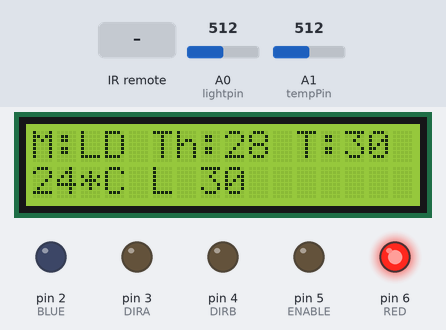
This sketch was run on a simulated Arduino Uno, built with avr-gcc and run on an emulated ATmega328P. On the bench: 16×2 character LCD, output pins drawn as LEDs (lit = HIGH). The inputs (shaded band) are chosen by the test bench; at power-on: A0 (lightpin) = 512, A1 (tempPin) = 512. What the sketch prints to the serial monitor is not drawn.

Above: at 0.1 s.
At 1.2 s:
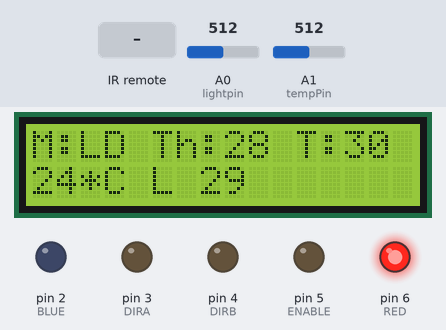
1.3 s: infrared code 0xFF906F received
At 4.7 s:
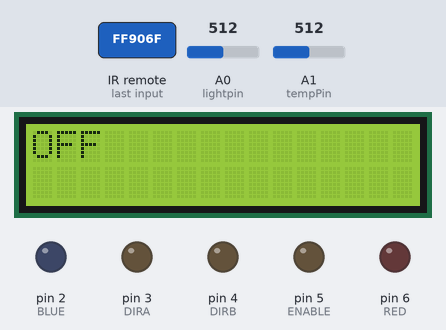
5.0 s: infrared code 0xFFA25D received
6.5 s: infrared code 0xFFE01F received
Timing chart, 0 to 9.5 s (numbered marks = the images above; inputs shaded):
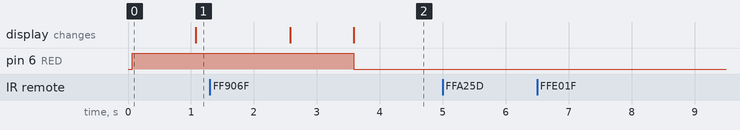

Measured:
- after the input at 1.3 s, pin 6 (RED): HIGH → LOW after 2.3 s
- after the input at 5.0 s, every drawn part: stays the same
- after the input at 6.5 s, every drawn part: stays the same

The sketch:

AutoFan_version3.ino
```cpp
// (licence header left out)
#include <LiquidCrystal.h>
#include <SimpleDHT.h>
#include <IRremote.h>

#define ENABLE 5
#define DIRA 3
#define DIRB 4

#define RED 6
#define BLUE 2

int tempPin = 1;

int receiver = 13; // Signal Pin of IR receiver to Arduino Digital Pin 11
int tempThreshold = 28; // Initial temperature threshold
int timeThreshold = 30; // Initial time threshold in seconds
bool mode = true; // true: LIGHT_DEPENDENT, false: LIGHT_INDEPENDENT
bool systemRunning = true; // System running state
bool autoOffEnabled = true; // Auto-off feature state

unsigned long startTime; // Variable to store the start time

/*-----( Declare objects )-----*/
IRrecv irrecv(receiver);     // create instance of 'irrecv'
decode_results results;      // create instance of 'decode_results'

/*-----( Function )-----*/
void translateIR() // takes action based on IR code received
{
  switch(results.value)
  {
    case 0xFFA25D:
      Serial.println("CH-");
      if (tempThreshold > 20)
        tempThreshold -= 1;
      break;
    case 0xFFE21D:
      Serial.println("CH+");
      if (tempThreshold < 40)
        tempThreshold += 1;
      break;
    case 0xFF629D:
      Serial.println("CH");
      mode = !mode;
      break;
    case 0xFF906F:
      Serial.println("EQ");
      systemRunning = !systemRunning;
      if (systemRunning) {
        startTime = millis(); // Reset the start time when system is turned back on
      }
      break;
    case 0xFFE01F:
      Serial.println("VOL-");
      if (timeThreshold > 10) {
        timeThreshold -= 10;
        startTime = millis(); // Reset the start time when time threshold is changed
      }
      break;
    case 0xFFA857:
      Serial.println("VOL+");
      if (timeThreshold < 60) {
        timeThreshold += 10;
        startTime = millis(); // Reset the start time when time threshold is changed
      }
      break;
    case 0xFFC23D:
      Serial.println("PAUSE");
      autoOffEnabled = !autoOffEnabled;
      startTime = millis(); // Reset the start time when toggling auto-off
      break;
    // other cases...
    default:
      Serial.println(" other button   ");
  }// End Case
  delay(500); // Do not get immediate repeat
} //END translateIR

int lightpin = 0;

// Initializes the library with the numbers of the interface pins
LiquidCrystal lcd(7, 8, 9, 10, 11, 12);

void setup() {
  Serial.begin(9600);
  Serial.println("IR Receiver Button Decode");

  // Sets up the LCD's number of columns and rows:
  lcd.begin(16, 2);

  // Sets pin direction
  pinMode(ENABLE,OUTPUT);
  pinMode(DIRA,OUTPUT);
  pinMode(DIRB,OUTPUT);

  pinMode(RED, OUTPUT);
  pinMode(BLUE, OUTPUT);

  irrecv.enableIRIn(); // Start the receiver

  // Store the start time
  startTime = millis();
}

void colour(int colour) {
  digitalWrite(RED, LOW);
  digitalWrite(BLUE, LOW);
  digitalWrite(colour, HIGH);
}

void stopSystem() {
  systemRunning = false;
}

void loop() {
  // Check if the system is running and the time threshold has passed
  if (systemRunning && autoOffEnabled && millis() - startTime >= timeThreshold * 1000) {
    stopSystem();
  }

  if (!systemRunning) {
    // Stop the system and display OFF
    lcd.clear();
    lcd.setCursor(0, 0);
    lcd.print("OFF");
    digitalWrite(RED, LOW);
    digitalWrite(BLUE, LOW);
    digitalWrite(ENABLE, LOW);
    while (!systemRunning) {
      // Stay in this loop until the system is turned back on
      if (irrecv.decode(&results)) {
        translateIR();
        irrecv.resume();
      }
    }
    startTime = millis(); // Reset the start time when the system is turned back on
  }

  if (irrecv.decode(&results)) // Have we received an IR signal?
  {
    translateIR();
    irrecv.resume(); // Receive the next value
  }

  // Calculate the remaining time until shutdown
  unsigned long elapsedTime = millis() - startTime;
  int remainingTime = autoOffEnabled ? timeThreshold - (elapsedTime / 1000) : -1;

  // Reads the temperature
  int tempReading = analogRead(tempPin);
  // This is OK
  double tempK = log(10000.0 * ((1024.0 / tempReading - 1)));
  tempK = 1 / (0.001129148 + (0.000234125 + (0.0000000876741 * tempK * tempK )) * tempK );       //  Temp Kelvin
  float tempC = tempK - 273.15;            // Convert Kelvin to Celsius
  float tempF = (tempC * 9.0)/ 5.0 + 32.0; // Convert Celsius to Fahrenheit
  int temperature = tempC;

  int reading = analogRead(lightpin);
  int dark = reading / 114;
  if (dark > 1) dark = 1;

  // Display mode, temperature threshold, and time threshold on LCD
  lcd.setCursor(0, 0);
  lcd.print("M:");
  lcd.print(mode ? "LD " : "LI ");
  lcd.print("Th:");
  lcd.print(tempThreshold);
  lcd.setCursor(11, 0);
  lcd.print("T:");
  if (autoOffEnabled) {
    lcd.print(timeThreshold);
    lcd.print("   "); // Clear remaining characters
  } else {
    lcd.print("OFF");
    lcd.print("  "); // Clear remaining characters
  }

  // Prints the temperature and light/dark status with countdown timer
  lcd.setCursor(0, 1);
  lcd.print((int)temperature);
  lcd.print("*C ");
  lcd.print(dark ? "L " : "D ");
  if (autoOffEnabled) {
    lcd.print(remainingTime);
    lcd.print("   "); // Clear remaining characters
  } else {
    lcd.print("INF");
    lcd.print("  "); // Clear remaining characters
  }

  // Turns the fan on
  if ((int)temperature >= tempThreshold && (mode ? dark >= 1 : true)) {
    analogWrite(ENABLE, 255); // enable on
    digitalWrite(DIRA, HIGH); // one way
    digitalWrite(DIRB, LOW);

    colour(BLUE);
  } else {
    // Turns the fan off
    digitalWrite(ENABLE, LOW); // slow stop
    colour(RED);
  }

  delay(1000);
}
```
